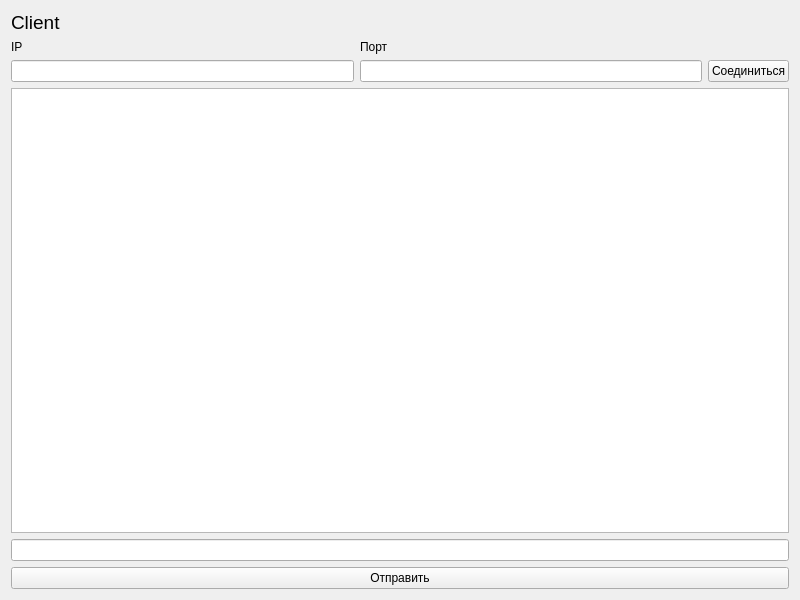
<?xml version="1.0" encoding="UTF-8"?>
<ui version="4.0">
 <class>MyClient</class>
 <widget class="QWidget" name="MyClient">
  <property name="geometry">
   <rect>
    <x>0</x>
    <y>0</y>
    <width>800</width>
    <height>600</height>
   </rect>
  </property>
  <property name="windowTitle">
   <string>MyClient</string>
  </property>
  <layout class="QGridLayout" name="gridLayout">
   <item row="1" column="1">
    <widget class="QLabel" name="labelPort">
     <property name="sizePolicy">
      <sizepolicy hsizetype="Maximum" vsizetype="Maximum">
       <horstretch>0</horstretch>
       <verstretch>0</verstretch>
      </sizepolicy>
     </property>
     <property name="text">
      <string>Порт</string>
     </property>
    </widget>
   </item>
   <item row="1" column="0">
    <widget class="QLabel" name="labelHost">
     <property name="sizePolicy">
      <sizepolicy hsizetype="Maximum" vsizetype="Maximum">
       <horstretch>0</horstretch>
       <verstretch>0</verstretch>
      </sizepolicy>
     </property>
     <property name="text">
      <string>IP</string>
     </property>
    </widget>
   </item>
   <item row="0" column="0">
    <widget class="QLabel" name="label">
     <property name="font">
      <font>
       <pointsize>14</pointsize>
      </font>
     </property>
     <property name="text">
      <string>Client</string>
     </property>
    </widget>
   </item>
   <item row="3" column="2">
    <widget class="QPushButton" name="pushButton">
     <property name="text">
      <string>Соединиться</string>
     </property>
    </widget>
   </item>
   <item row="5" column="0" colspan="3">
    <widget class="QLineEdit" name="lineEditSend"/>
   </item>
   <item row="3" column="1">
    <widget class="QLineEdit" name="lineEditPort"/>
   </item>
   <item row="3" column="0">
    <widget class="QLineEdit" name="lineEditHost"/>
   </item>
   <item row="4" column="0" colspan="3">
    <widget class="QTextEdit" name="textEdit"/>
   </item>
   <item row="6" column="0" colspan="3">
    <widget class="QPushButton" name="pushButtonSend">
     <property name="text">
      <string>Отправить</string>
     </property>
    </widget>
   </item>
  </layout>
 </widget>
 <resources/>
 <connections/>
</ui>
